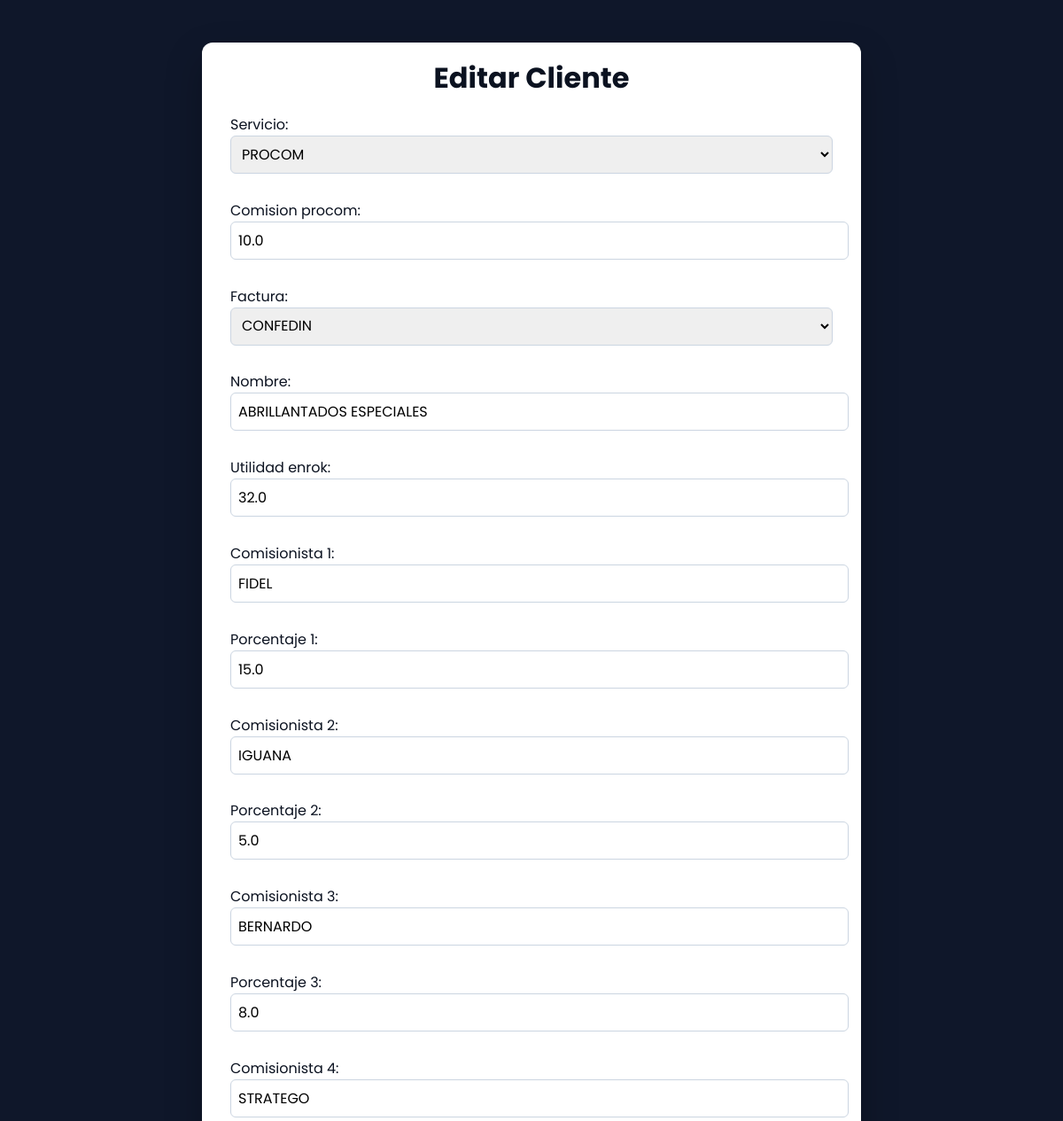
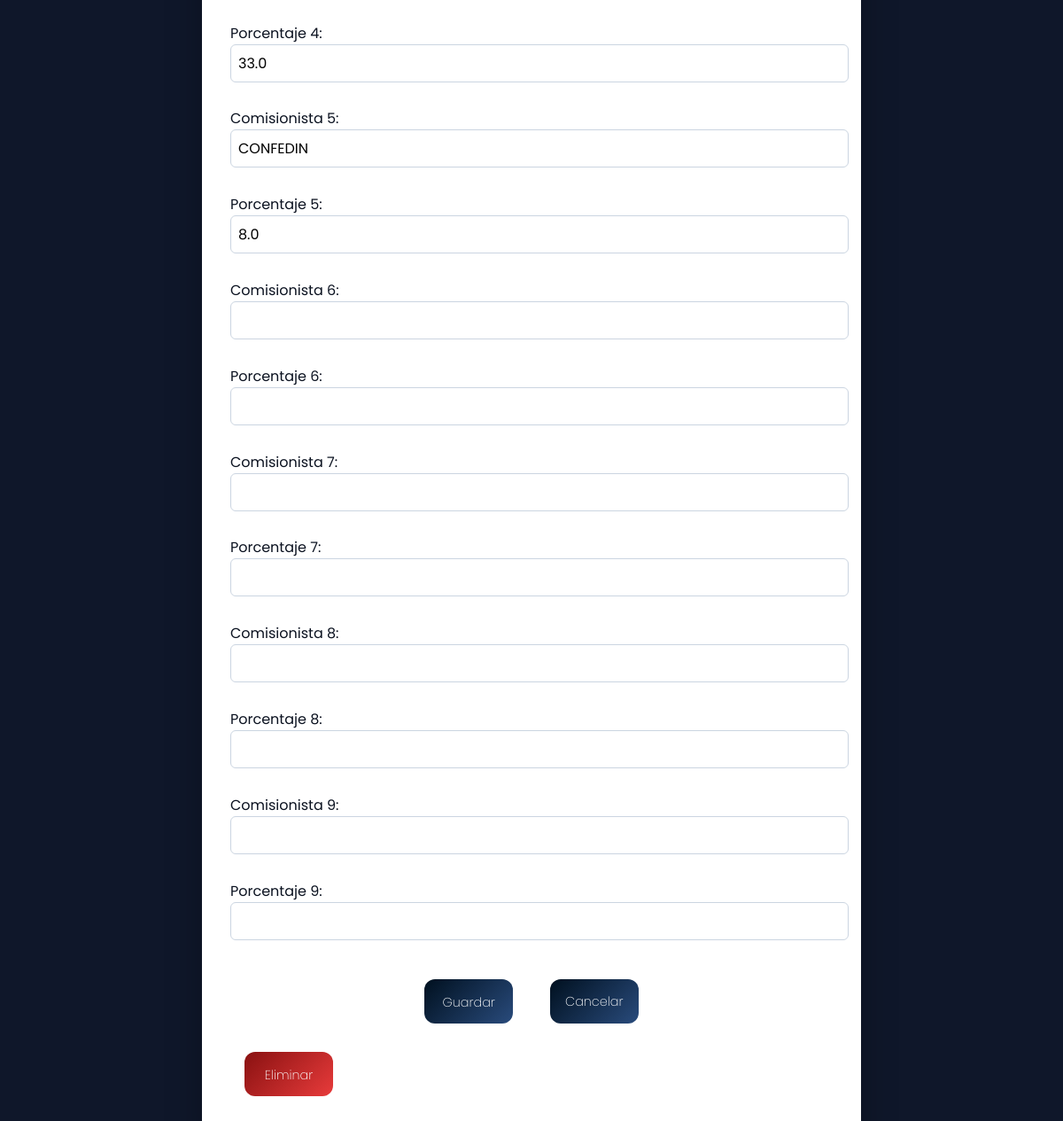
The app's page /clientes/editar/1759174914418/ (signed in) with its own data (2 pictures, top to bottom).
### clientes/models.py (models this page shows, shortened)
class Cliente(models.Model):
    servicio = models.CharField(max_length=100)
    comision_procom = models.FloatField(blank=True, null=True)
    factura = models.CharField(blank=True, null=True)
    nombre = models.CharField(max_length=150)
    utilidad_enrok = models.FloatField(blank=True, null=True)
    comisionista_1 = models.CharField(max_length=100, blank=True, null=True)
    porcentaje_1 = models.FloatField(blank=True, null=True)
    comisionista_2 = models.CharField(max_length=100, blank=True, null=True)
    porcentaje_2 = models.FloatField(blank=True, null=True)
    comisionista_3 = models.CharField(max_length=100, blank=True, null=True)
    porcentaje_3 = models.FloatField(blank=True, null=True)
    comisionista_4 = models.CharField(max_length=100, blank=True, null=True)
    porcentaje_4 = models.FloatField(blank=True, null=True)
    comisionista_5 = models.CharField(max_length=100, blank=True, null=True)
    porcentaje_5 = models.FloatField(blank=True, null=True)
    comisionista_6 = models.CharField(max_length=100, blank=True, null=True)
    porcentaje_6 = models.FloatField(blank=True, null=True)
    comisionista_7 = models.CharField(max_length=100, blank=True, null=True)
    porcentaje_7 = models.FloatField(blank=True, null=True)
    comisionista_8 = models.CharField(max_length=100, blank=True, null=True)
    porcentaje_8 = models.FloatField(blank=True, null=True)
    comisionista_9 = models.CharField(max_length=100, blank=True, null=True)
    porcentaje_9 = models.FloatField(blank=True, null=True)
    fecha_registro = models.DateTimeField(auto_now_add=True)

### clientes/views.py (the view)
# urls.py: path('editar/<int:id>/', views.editar_cliente, name='clientes_editar'),
def editar_cliente(request, id):
    cliente = get_object_or_404(Cliente, id=id)
    if request.method == 'POST':
        form = ClienteForm(request.POST, instance=cliente)
        if form.is_valid():
            form.save()
            return redirect('clientes_listar')
    else:
        form = ClienteForm(instance=cliente)
    return render(request, 'clientes/editar.html', {
        'form': form,
        'cliente': cliente
    })

### clientes/forms.py
class ClienteForm(forms.ModelForm):
    servicio = forms.ChoiceField(choices=[
        ('PROCOM', 'PROCOM'),
    ])
    factura = forms.ChoiceField(choices=[
        ('CONFEDIN', 'CONFEDIN'),
        ('ZAMORA', 'ZAMORA'),
        ('SERVIARUGA', 'SERVIARUGA'),
        ('CAMARENCE', 'CAMARENCE'),
        ('HATRES', 'HATRES'),
    ])
    class Meta:
        model = Cliente
        fields = [
            'servicio', 'comision_procom', 'factura', 'nombre', 'utilidad_enrok',
            'comisionista_1', 'porcentaje_1',
            'comisionista_2', 'porcentaje_2',
            'comisionista_3', 'porcentaje_3',
            'comisionista_4', 'porcentaje_4',
            'comisionista_5', 'porcentaje_5',
            'comisionista_6', 'porcentaje_6',
            'comisionista_7', 'porcentaje_7',
            'comisionista_8', 'porcentaje_8',
            'comisionista_9', 'porcentaje_9',
        ]

### clientes/templates/clientes/editar.html (shortened to what this page needs)
<!DOCTYPE html>
<html lang="es">
<head>
</head>
<body>
  <div class="card">
    <h1 class="headline">Editar Cliente</h1>
    <form method="post">
      {{ form.as_p }}
      <div class="actions">
          <button type="submit" class="btn">Guardar</button>
          <a href="{% url 'clientes_listar' %}" class="btn">Cancelar</a>
      </div>
      </form>
      <form action="{% url 'clientes_eliminar' cliente.id %}" method="post">
          <button type="submit" class="btn_eliminar" onclick="return confirm('¿Estás seguro de eliminar este cliente?'); ">Eliminar</button>
      </form>
  </div>
</body>
</html>

### clientes/templates/clientes/editar.html (style rules this page uses)
:root { --fuente-principal: 'Poppins', system-ui, -apple-system, Segoe UI, Roboto, sans-serif; }
*, *::before, *::after { font-family: var(--fuente-principal) !important; }
body { min-height: 100vh; display: grid; place-items: start center; background: #0f172a; margin: 0; padding-top: 2rem; }
.card { width: min(680px, 92vw); max-width: 1200px; margin: 1rem; min-height: 80vh; color: #0b1220; background: #ffffff; padding: 2rem; border-radius: 12px; box-shadow: 0 18px 40px rgba(0,0,0,.25); }
h1 { text-align: center; margin-bottom: 1rem; margin-top: -1rem; }
.btn, a.button { height: 50px; width: 100px; margin: 1rem; text-decoration: none; display: inline-block; color: #ffffff; background: linear-gradient(135deg, #00101f 0%, #294b7c 100%); border: none; border-radius: 12px; font-weight: 200; text-align: center; line-height: 50px; font-size: .9rem; box-sizing: border-box; cursor: pointer; transition: 0.3s; }
.btn_eliminar { height: 50px; width: 100px; margin: 1rem; text-decoration: none; display: inline-block; color: #ffffff; background: linear-gradient(135deg, #891111 0%, #e83b3b 100%); border: none; border-radius: 12px; font-weight: 200; text-align: center; line-height: 50px; font-size: .9rem; box-sizing: border-box; cursor: pointer; transition: 0.3s; }
.actions { margin-top:1rem; display:flex; gap:.6rem; justify-content: center; }
input, select { width: 100%; padding: .5rem; margin-bottom: .8rem; border: 1px solid #cbd5e1; border-radius: 6px; font-size: 1rem; }

### records on screen
Cliente: servicio "PROCOM", comision_procom "10.0", factura "CONFEDIN", nombre "ABRILLANTADOS ESPECIALES", utilidad_enrok "32.0", comisionista_1 "FIDEL", porcentaje_1 "15.0", comisionista_2 "IGUANA", porcentaje_2 "5.0", comisionista_3 "BERNARDO", porcentaje_3 "8.0", comisionista_4 "STRATEGO", porcentaje_4 "33.0", comisionista_5 "CONFEDIN", porcentaje_5 "8.0"
